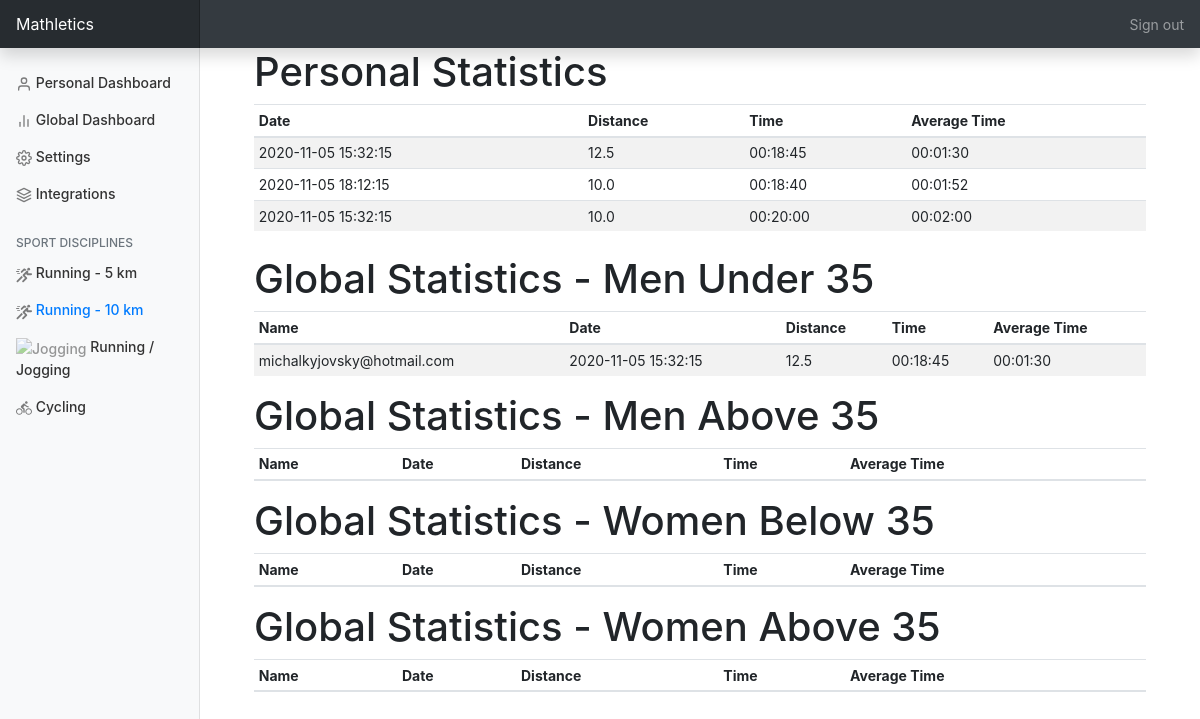
The app's page /running_10_km (signed in), older data.
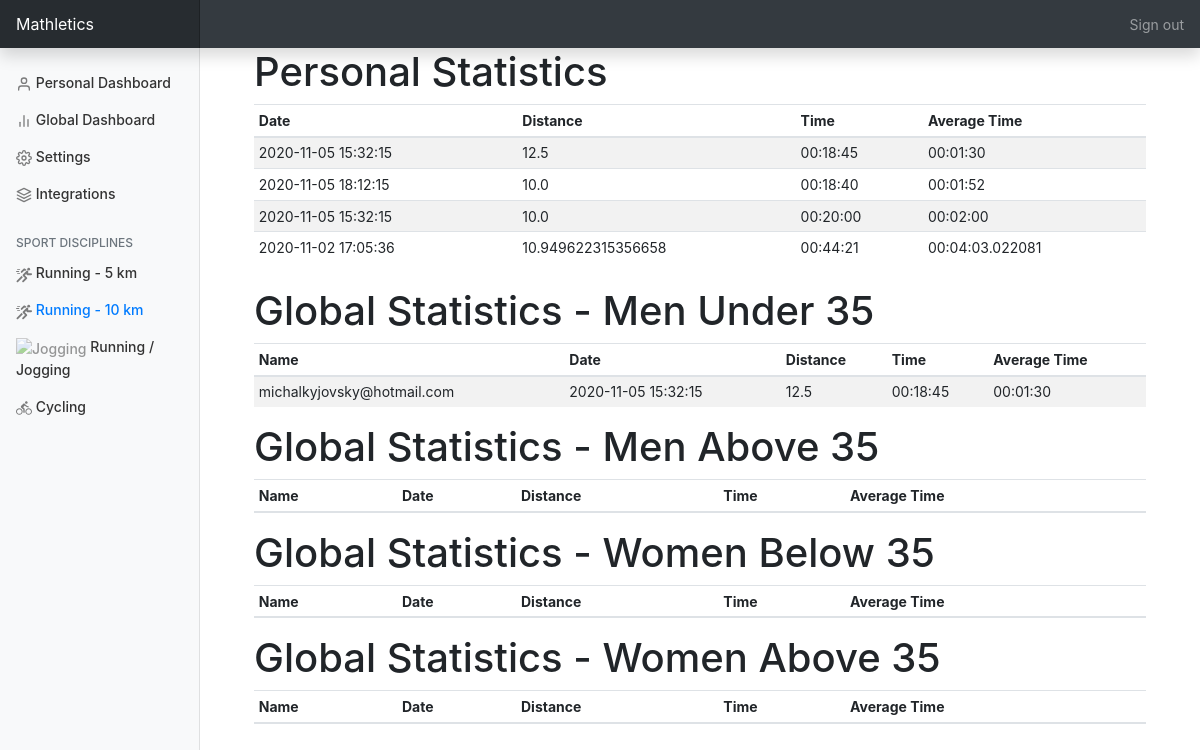
The same page, newer data.
### mast/models.py (models this page shows, shortened)
class Activity(db.Model):
    id = db.Column(db.Integer, primary_key=True, autoincrement=True)
    datetime = db.Column(db.DateTime, nullable=False)
    distance = db.Column(db.Float, nullable=False)
    duration = db.Column(db.Time, nullable=False)
    average_duration_per_km = db.Column(db.Time, nullable=False)
    type = db.Column(db.Enum(ActivityType), nullable=False)
    user_id = db.Column(db.Integer, db.ForeignKey('user.id'), nullable=False)

class User(db.Model, UserMixin):
    id = db.Column(db.Integer, primary_key=True, autoincrement=True)
    email = db.Column(db.String(120), unique=True, nullable=False)
    password = db.Column(db.String(60), nullable=False)
    first_name = db.Column(db.String(20), nullable=False, default='')
    last_name = db.Column(db.String(50), nullable=False, default='')
    display_name = db.Column(db.String(50))
    sex = db.Column(db.Enum(Sex))
    age = db.Column(db.Enum(Age))
    anonymous = db.Column(db.Boolean, nullable=False, default=False)
    type = db.Column(db.Enum(UserType))
    uk_id = db.Column(db.String(10))
    verified = db.Column(db.Boolean, nullable=False, default=False)
    shirt_size = db.Column(db.String(100))
    competing = db.Column(db.Boolean, nullable=False, default=True)
    activities = db.relationship('Activity', backref='user', lazy=True)

### mast/views.py (the view)
@app.route('/running_10_km')
@login_required
def running_10_km():
    session = mast.queries.Queries()
    user_ten = session.get_best_run_activities_by_user(current_user.id, Competition.Run10km, 10)
    ten_runner_men_under = session.get_top_users_best_run(Competition.Run10km, Sex.Male, Age.Under35, 10)
    ten_runner_men_above = session.get_top_users_best_run(Competition.Run10km, Sex.Male, Age.Over35, 10)
    ten_runner_women_under = session.get_top_users_best_run(Competition.Run10km, Sex.Female, Age.Under35, 10)
    ten_runner_women_above = session.get_top_users_best_run(Competition.Run10km, Sex.Female, Age.Over35, 10)
    return render_template("running_10_km.html", title="Running-10", user_ten=user_ten,
                           ten_runner_men_above=ten_runner_men_above, ten_runner_men_under=ten_runner_men_under,
                           ten_runner_women_above=ten_runner_women_above, ten_runner_women_under=ten_runner_women_under)

### mast/models.py (called while the page is built)
@login_manager.user_loader
def load_user(user_id):
    return db.session.query(User).get(user_id)

### mast/queries.py (called while the page is built)
    def get_best_run_activities_by_user(self, user_id: int, competition: Competition, number: int):
        return db.session.query(Activity).\
            filter(Activity.user_id == user_id,
                   func.date(Activity.datetime) >= self.SEASON.start_date,
                   func.date(Activity.datetime) <= self.SEASON.end_date,
                   Activity.type == ActivityType.Run,
                   Activity.distance >= competition.value).\
            order_by(Activity.average_duration_per_km.asc()).\
            limit(number).\
            all()

### mast/templates/running_10_km.html (shortened to what this page needs)
{% extends "main_layout_template.html" %}
{% block content_page %}
    <div class="container mb-4">
        <div class="row-fluid">
            <div class="col-sm mb-4">
                <h1>Personal Statistics</h1>
                <table id="personalStats" class="display table table-striped table-sm">
                    <thead>
                    <tr>
                        <th>Date</th>
                        <th>Distance</th>
                        <th>Time</th>
                        <th>Average Time</th>
                    </tr>
                    </thead>
                    <tbody>
                    {% for item in user_ten %}
                        <tr>
                            <td>{{ item['datetime'] }}</td>
                            <td>{{ item['distance'] }}</td>
                            <td>{{ item['duration'] }}</td>
                            <td>{{ item['average_duration_per_km'] }}</td>
                        </tr>
                    {% endfor %}
                    </tbody>
                </table>
            </div>
            <div class="col-sm">
                <h1>Global Statistics - Men Under 35</h1>
                <table id="personalStats" class="display table table-striped table-sm">
                    <thead>
                    <tr>
                        <th>Name</th>
                        <th>Date</th>
                        <th>Distance</th>
                        <th>Time</th>
                        <th>Average Time</th>
                    </tr>
                    </thead>
                    <tbody>
                    {% for item in ten_runner_men_under %}
                        <tr>
                            <td>{{ item[0]['email'] }}</td>
                            <td>{{ item[1]['datetime'] }}</td>
                            <td>{{ item[1]['distance'] }}</td>
                            <td>{{ item[1]['duration'] }}</td>
                            <td>{{ item[1]['average_duration_per_km'] }}</td>
                        </tr>
                    {% endfor %}
                    </tbody>
                </table>
            </div>
            <div class="col-sm">
                <h1>Global Statistics - Men Above 35</h1>
                <table id="personalStats" class="display table table-striped table-sm">
                    <thead>
                    <tr>
                        <th>Name</th>
                        <th>Date</th>
                        <th>Distance</th>
                        <th>Time</th>
                        <th>Average Time</th>
                    </tr>
                    </thead>
                </table>
            </div>
            <div class="col-sm">
                <h1>Global Statistics - Women Below 35</h1>
                <table id="personalStats" class="display table table-striped table-sm">
                    <thead>
                    <tr>
                        <th>Name</th>
                        <th>Date</th>
                        <th>Distance</th>
                        <th>Time</th>
                        <th>Average Time</th>
                    </tr>
                    </thead>
                </table>
            </div>
            <div class="col-sm">
                <h1>Global Statistics - Women Above 35</h1>
                <table id="personalStats" class="display table table-striped table-sm">
                    <thead>
                    <tr>
                        <th>Name</th>
                        <th>Date</th>
                        <th>Distance</th>
                        <th>Time</th>
                        <th>Average Time</th>
                    </tr>
                    </thead>
                </table>
            </div>
        </div>
    </div>
{% endblock content_page %}

Row changes from the older to the newer data that the page shows:
now on this page (row edited): Activity: datetime "2020-11-02 17:05:36", distance "10.949622315356658", duration "00:44:21", average_duration_per_km "00:04:03.022081"
